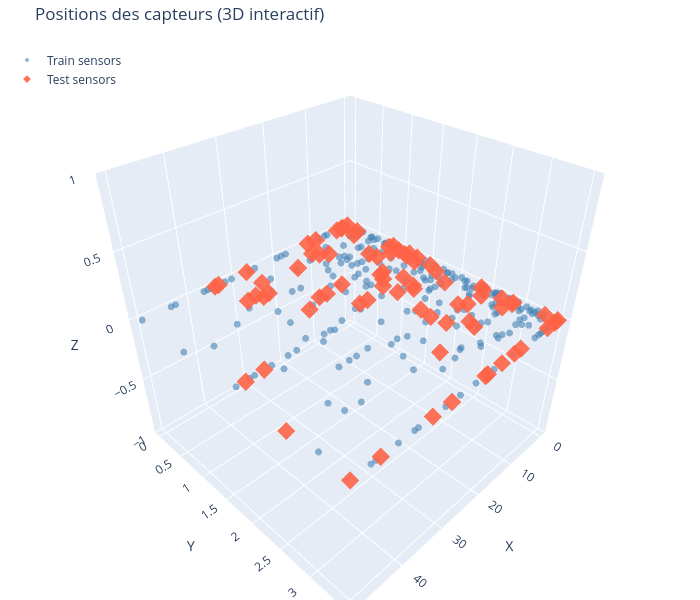

This figure's notebook cell:
### Code cell
# Positions des capteurs dans l'espace
import plotly.graph_objects as go

# Séparer capteurs train vs test
train_sensors = set(train['sensor'].unique())
test_sensors  = set(test['sensor'].unique())

s_train = sensors[sensors['sensor'].isin(train_sensors)]
s_test  = sensors[sensors['sensor'].isin(test_sensors)]

fig = go.Figure()

fig.add_trace(go.Scatter3d(
    x=s_train['coor_x'],
    y=s_train['coor_y'],
    z=s_train['coor_z'],
    mode='markers',
    name='Train sensors',
    marker=dict(size=4, color='steelblue', opacity=0.6)
))

fig.add_trace(go.Scatter3d(
    x=s_test['coor_x'],
    y=s_test['coor_y'],
    z=s_test['coor_z'],
    mode='markers',
    name='Test sensors',
    marker=dict(size=6, color='tomato', symbol='diamond', opacity=0.9)
))

fig.update_layout(
    title='Positions des capteurs (3D interactif)',
    width=700, height=600,
    margin=dict(l=0, r=0, b=0, t=40),
    scene=dict(
        xaxis_title='X',
        yaxis_title='Y',
        zaxis_title='Z'
    ),
    legend=dict(yanchor='top', y=0.99, xanchor='left', x=0.01)
)

fig.show()

### Figure 1 — Plotly figure (JSON) as saved in the notebook; plotly's stock layout.template omitted (floating-point values rounded to 4 significant figures; data arrays with more than 128 entries replaced by an {"elided": "..."} marker saying what was removed)
{"data": [{"marker": {"color": "steelblue", "opacity": 0.6, "size": 4}, "mode": "markers", "name": "Train sensors", "type": "scatter3d", "x": {"elided": "242 float values"}, "y": {"elided": "242 float values"}, "z": {"elided": "242 float values"}}, {"marker": {"color": "tomato", "opacity": 0.9, "size": 6, "symbol": "diamond"}, "mode": "markers", "name": "Test sensors", "type": "scatter3d", "x": [0.0, 0.8, 1.12, 0.56, 0.5, 0.5, 1.4, 1.4, 1.4, 0.8414, 1.109, 1.125, 1.115, 1.203, 0.7042, 0.7376, 1.172, 0.173, 50.0, 2.315, 2.629, 3.931, 9.952, 12.13, 27.72, 34.21, 34.99, 50.0, 44.28, 33.45, 29.09, 20.84, 20.27, 16.48, 13.05, 11.24, 3.27, 2.133, 14.55, 18.0, 9.059, 12.72, 11.33, 10.51, 2.298, 13.08, 4.124, 14.03, 18.44, 21.17, 11.95, 20.21, 29.42, 6.929, 2.86, 3.439, 1.677, 30.84, 31.58, 27.74, 6.04, 6.32, 33.65, 9.834, 11.0, 14.05, 43.72, 22.12, 47.5, 13.41, 23.89, 3.005, 8.172, 8.161, 3.076, 28.06, 11.65, 9.5, 19.86, 14.23], "y": [3.5, 0.0, 3.5, 3.5, 0.9, 1.2, 0.875, 1.167, 2.917, 2.91, 2.755, 1.038, 1.606, 2.479, 1.35, 2.427, 0.2303, 3.33, 3.5, 0.0, 0.0, 0.0, 0.0, 0.0, 0.0, 0.0, 0.0, 2.625, 3.5, 3.5, 3.5, 3.5, 3.5, 3.5, 3.5, 3.5, 3.5, 1.761, 2.382, 1.109, 1.777, 1.739, 1.399, 1.298, 1.396, 1.51, 2.016, 2.2, 1.597, 2.897, 0.4206, 1.585, 0.6079, 2.531, 0.2783, 2.874, 1.211, 0.6294, 0.5334, 1.242, 0.9451, 0.8144, 0.5602, 1.835, 2.773, 2.595, 1.75, 1.131, 1.768, 0.3405, 1.127, 2.537, 2.451, 1.561, 1.009, 0.3522, 2.875, 1.274, 0.4019, 0.2531], "z": [0.0, 0.0, 0.0, 0.0, 0.0, 0.0, 0.0, 0.0, 0.0, 0.0, 0.0, 0.0, 0.0, 0.0, 0.0, 0.0, 0.0, 0.0, 0.0, 0.0, 0.0, 0.0, 0.0, 0.0, 0.0, 0.0, 0.0, 0.0, 0.0, 0.0, 0.0, 0.0, 0.0, 0.0, 0.0, 0.0, 0.0, 0.0, 0.0, 0.0, 0.0, 0.0, 0.0, 0.0, 0.0, 0.0, 0.0, 0.0, 0.0, 0.0, 0.0, 0.0, 0.0, 0.0, 0.0, 0.0, 0.0, 0.0, 0.0, 0.0, 0.0, 0.0, 0.0, 0.0, 0.0, 0.0, 0.0, 0.0, 0.0, 0.0, 0.0, 0.0, 0.0, 0.0, 0.0, 0.0, 0.0, 0.0, 0.0, 0.0]}], "layout": {"height": 600, "legend": {"x": 0.01, "xanchor": "left", "y": 0.99, "yanchor": "top"}, "margin": {"b": 0, "l": 0, "r": 0, "t": 40}, "scene": {"xaxis": {"title": {"text": "X"}}, "yaxis": {"title": {"text": "Y"}}, "zaxis": {"title": {"text": "Z"}}}, "title": {"text": "Positions des capteurs (3D interactif)"}, "width": 700}}
